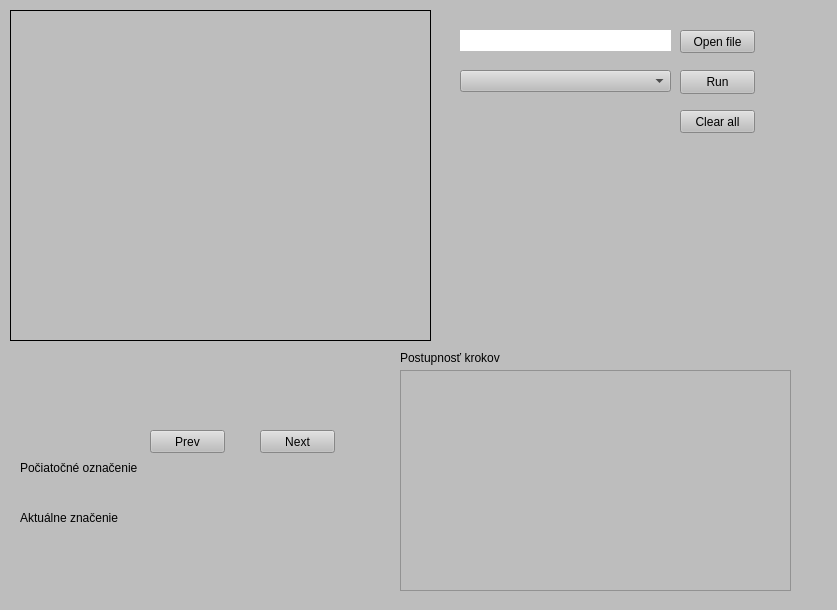
<?xml version="1.0" encoding="UTF-8"?>
<ui version="4.0">
 <class>MainWindow</class>
 <widget class="QMainWindow" name="MainWindow">
  <property name="geometry">
   <rect>
    <x>0</x>
    <y>0</y>
    <width>837</width>
    <height>610</height>
   </rect>
  </property>
  <property name="windowTitle">
   <string>MainWindow</string>
  </property>
  <widget class="QWidget" name="centralwidget">
   <property name="styleSheet">
    <string notr="true">background: #bdbdbd;</string>
   </property>
   <widget class="QPushButton" name="runButton">
    <property name="geometry">
     <rect>
      <x>680</x>
      <y>70</y>
      <width>75</width>
      <height>24</height>
     </rect>
    </property>
    <property name="text">
     <string>Run</string>
    </property>
   </widget>
   <widget class="QComboBox" name="comboBox">
    <property name="geometry">
     <rect>
      <x>460</x>
      <y>70</y>
      <width>211</width>
      <height>22</height>
     </rect>
    </property>
   </widget>
   <widget class="QPushButton" name="loadFile">
    <property name="geometry">
     <rect>
      <x>680</x>
      <y>30</y>
      <width>75</width>
      <height>23</height>
     </rect>
    </property>
    <property name="text">
     <string>Open file</string>
    </property>
   </widget>
   <widget class="QLabel" name="fileNameLabel">
    <property name="geometry">
     <rect>
      <x>460</x>
      <y>30</y>
      <width>211</width>
      <height>21</height>
     </rect>
    </property>
    <property name="styleSheet">
     <string notr="true">background: white;</string>
    </property>
    <property name="text">
     <string/>
    </property>
   </widget>
   <widget class="QPushButton" name="nextButton">
    <property name="geometry">
     <rect>
      <x>260</x>
      <y>430</y>
      <width>75</width>
      <height>23</height>
     </rect>
    </property>
    <property name="text">
     <string>Next</string>
    </property>
   </widget>
   <widget class="QLabel" name="initial_marking_label">
    <property name="geometry">
     <rect>
      <x>20</x>
      <y>460</y>
      <width>121</width>
      <height>16</height>
     </rect>
    </property>
    <property name="text">
     <string>Počiatočné označenie</string>
    </property>
   </widget>
   <widget class="QLabel" name="label_2">
    <property name="geometry">
     <rect>
      <x>400</x>
      <y>350</y>
      <width>111</width>
      <height>16</height>
     </rect>
    </property>
    <property name="text">
     <string>Postupnosť krokov</string>
    </property>
   </widget>
   <widget class="QPushButton" name="prevButton">
    <property name="geometry">
     <rect>
      <x>150</x>
      <y>430</y>
      <width>75</width>
      <height>23</height>
     </rect>
    </property>
    <property name="text">
     <string>Prev</string>
    </property>
   </widget>
   <widget class="QLabel" name="marking">
    <property name="geometry">
     <rect>
      <x>20</x>
      <y>480</y>
      <width>141</width>
      <height>16</height>
     </rect>
    </property>
    <property name="text">
     <string/>
    </property>
   </widget>
   <widget class="QLabel" name="photo">
    <property name="geometry">
     <rect>
      <x>10</x>
      <y>10</y>
      <width>421</width>
      <height>331</height>
     </rect>
    </property>
    <property name="frameShape">
     <enum>QFrame::Box</enum>
    </property>
    <property name="text">
     <string/>
    </property>
    <property name="scaledContents">
     <bool>false</bool>
    </property>
    <property name="alignment">
     <set>Qt::AlignLeading|Qt::AlignLeft|Qt::AlignTop</set>
    </property>
    <property name="wordWrap">
     <bool>true</bool>
    </property>
   </widget>
   <widget class="QLabel" name="label">
    <property name="geometry">
     <rect>
      <x>20</x>
      <y>510</y>
      <width>141</width>
      <height>16</height>
     </rect>
    </property>
    <property name="text">
     <string>Aktuálne značenie</string>
    </property>
   </widget>
   <widget class="QLabel" name="actual_marking">
    <property name="geometry">
     <rect>
      <x>20</x>
      <y>530</y>
      <width>131</width>
      <height>16</height>
     </rect>
    </property>
    <property name="text">
     <string/>
    </property>
   </widget>
   <widget class="QListWidget" name="steps">
    <property name="geometry">
     <rect>
      <x>400</x>
      <y>370</y>
      <width>391</width>
      <height>221</height>
     </rect>
    </property>
    <property name="horizontalScrollBarPolicy">
     <enum>Qt::ScrollBarAlwaysOff</enum>
    </property>
    <property name="sizeAdjustPolicy">
     <enum>QAbstractScrollArea::AdjustToContents</enum>
    </property>
    <property name="selectionMode">
     <enum>QAbstractItemView::NoSelection</enum>
    </property>
   </widget>
   <widget class="QPushButton" name="clearAll">
    <property name="geometry">
     <rect>
      <x>680</x>
      <y>110</y>
      <width>75</width>
      <height>23</height>
     </rect>
    </property>
    <property name="text">
     <string>Clear all</string>
    </property>
   </widget>
  </widget>
 </widget>
 <resources/>
 <connections/>
</ui>
